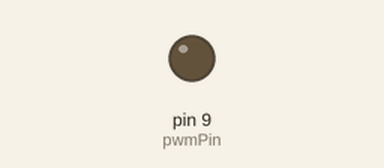
The sketch below on a simulated Arduino Uno, built with avr-gcc and run on an emulated ATmega328P. Shown: output pins drawn as LEDs (lit = HIGH).

Above: at 0.1 s.
At 11.9 s:
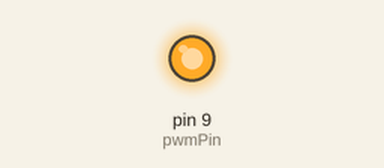
At 22.7 s:
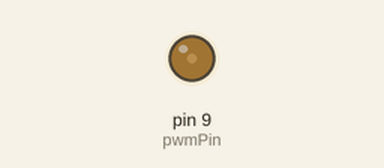
At 33.7 s:
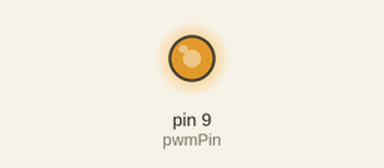
Timing chart, 0 to 40.0 s (numbered marks = the images above):
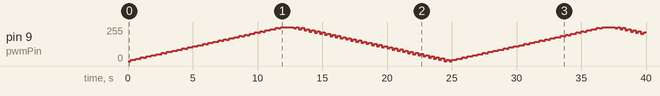

Measured:
- by itself, pin 9 (pwmPin): 0/255 → 10/255 at 0.20 s, → 8/255 0.20 s later, → 18/255 0.20 s later, → 17/255 0.20 s later, … (191 changes in this stretch)

The sketch:

DPV.ino
```cpp
const int pwmPin = 9;  // Pin PWM en Arduino (ajustar según la placa)

// Parámetros de voltamperometría DPV
const int V_start = 0;       // Valor inicial del PWM (0 equivale a 0 V)
const int V_end = 255;       // Valor final del PWM (255 equivale a 5 V en Arduino)
const int num_steps = 30;    // Número de escalones para la subida y bajada (30 escalones)
const int pulse_amp = 10;    // Amplitud del pulso
const int t_pulse = 200;     // Duración del pulso diferencial (200 ms)
const int t_step = 200;      // Duración de cada paso (200 ms)
const int scan_rate = 1;     // Tasa de escaneo (puedes ajustarlo si es necesario)

void set_pwm(int val) {
    analogWrite(pwmPin, val);  // En Arduino, el PWM va de 0 a 255
}

void setup() {
    pinMode(pwmPin, OUTPUT);
}

void loop() {
    // Rampa de subida escalonada con pulsos diferenciales
    for (int i = 0; i <= num_steps; i++) {
        int pwm_value = map(i, 0, num_steps, V_start, V_end); // Mapea la muestra a un valor de PWM
        set_pwm(pwm_value);  // Establece el PWM
        delay(t_step);  // Espera el tiempo correspondiente para la siguiente muestra

        // Aplicar el pulso diferencial
        int pulse_val = pwm_value + pulse_amp;
        if (pulse_val > V_end) {
            pulse_val = V_end;
        }
        set_pwm(pulse_val);  // Establece el pulso
        delay(t_pulse);      // Duración del pulso

        set_pwm(pwm_value);  // Regresa al valor base
    }

    // Rampa de bajada escalonada con pulsos diferenciales
    for (int i = 0; i <= num_steps; i++) {
        int pwm_value = map(i, 0, num_steps, V_end, V_start); // Mapea la muestra a un valor de PWM (bajando)
        set_pwm(pwm_value);  // Establece el PWM
        delay(t_step);  // Espera el tiempo correspondiente para la siguiente muestra

        // Aplicar el pulso diferencial
        int pulse_val = pwm_value + pulse_amp;
        if (pulse_val > V_end) {
            pulse_val = V_end;
        }
        set_pwm(pulse_val);  // Establece el pulso
        delay(t_pulse);      // Duración del pulso

        set_pwm(pwm_value);  // Regresa al valor base
    }
}
```
